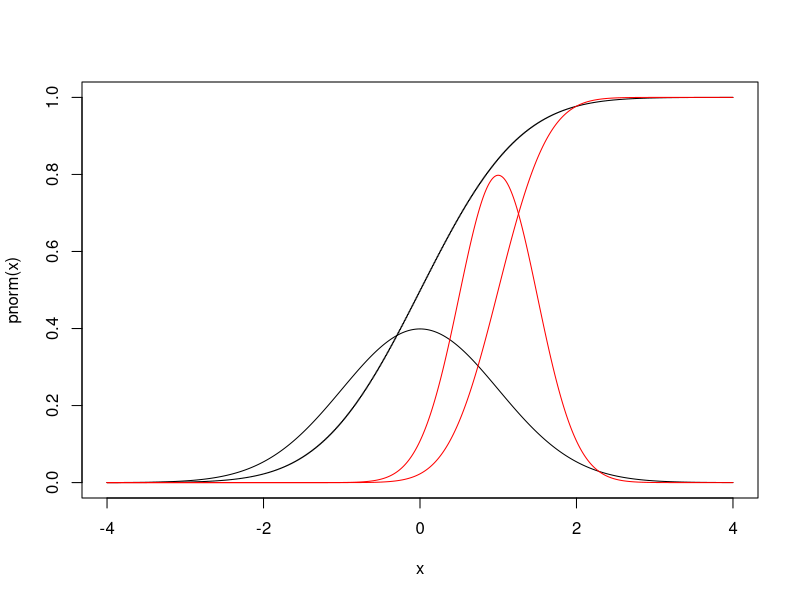
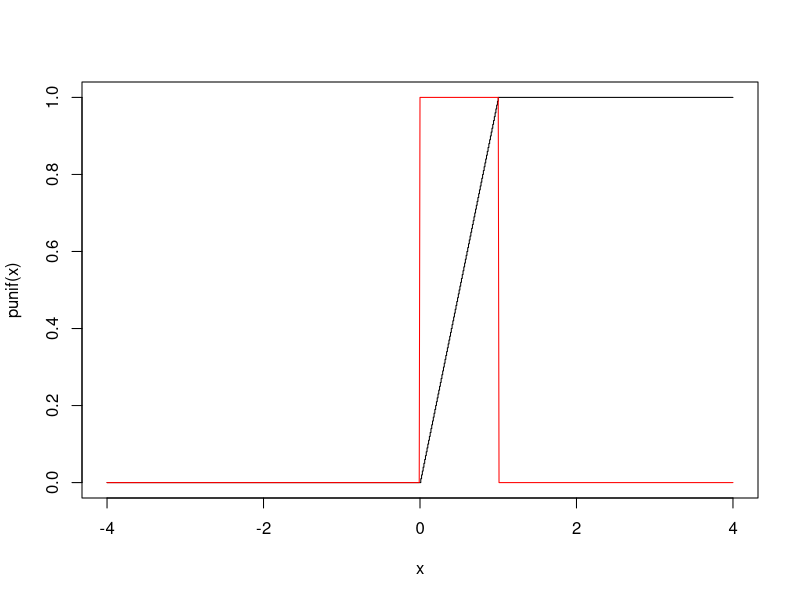

Write the R code that produced these figures, in order.
x = seq(-4,4,0.01)
plot(x,pnorm(x),type="s")
lines(x,dnorm(x))
lines(x,pnorm(x,1,1/2),col="red")
lines(x,dnorm(x,1,1/2),col="red")


plot(x,punif(x),type="s")
lines(x,dunif(x),col="red")
